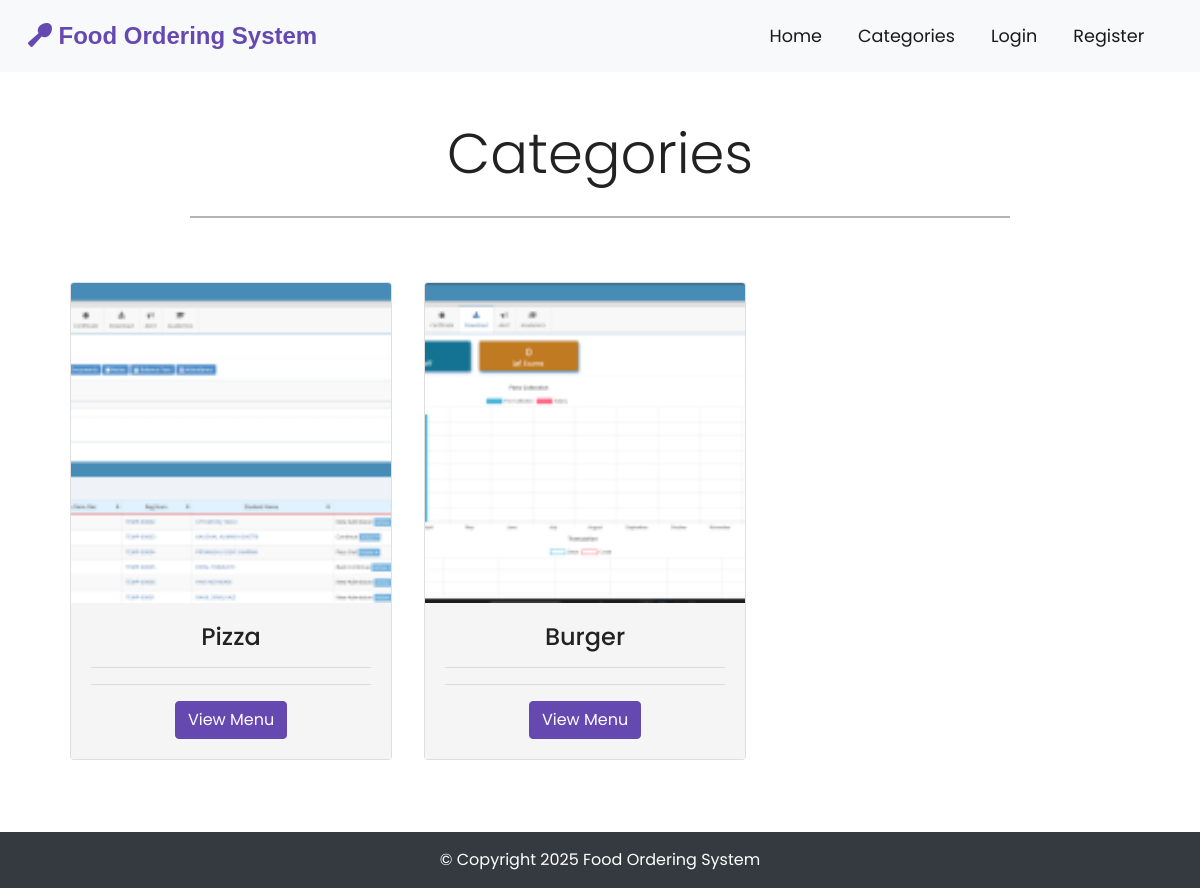
The app's page /index.php/category with its own data.
### tables this page shows
CREATE TABLE `categories` (
  `c_id` int(11) NOT NULL,
  `c_name` varchar(255) NOT NULL,
  `img` text DEFAULT NULL
);

### application/controllers/Category.php (called while the page is built, shortened)
<?php
class Category extends CI_Controller {
	public function index()
	{
		$this->load->model('Cat_model');
		$categories= $this->Cat_model->getCatInfo();
		$data['categories'] = $categories;
		$this->load->view('front/partials/header');
		$this->load->view('front/categories',$data);
		$this->load->view('front/partials/footer');
	}
}

### index.php (called while the page is built, shortened)
<?php
require_once BASEPATH.'core/CodeIgniter.php';

### application/models/Cat_model.php (called while the page is built, shortened)
<?php
class Cat_model extends CI_Model {
    public function getCatInfo() {
        $this->db->select('*');
        $this->db->from('categories');
        $result = $this->db->get()->result_array();
        return $result;
    }
}

### application/views/front/categories.php (the view, shortened to what this page needs)
<div class="container-fluid padding">
    <div class="row welcome text-center welcome">
        <div class="col-12">
            <h1 class="display-4">Categories</h1>
        </div>
        <hr>
    </div>
</div>
<div class="container text-center padding dish-card">
    <div class="row container">
        <?php if(!empty($categories)) { ?>
        <?php foreach($categories as $category) { ?>
        <div class="col-md-6 col-lg-4 d-flex align-items-stretch">
            <div class="card mb-4 shadow-sm">
                <?php $image = $category['img'];?>
                <img class="card-img-top" src="<?php echo base_url().'public/uploads/category/thumb/'.$image; ?>">
                <div class="card-body">
                    <h4 class="card-title"><?php echo $category['c_name']; ?></h4>
                    <hr>
                    <hr>
                    <a href="<?php echo base_url().'dish/list/'.$category['c_id']; ?>" class="btn btn-primary">View
                        Menu</a>
                </div>
            </div>
        </div>
        <?php } ?>
        <?php } else { ?>
        <h1>No records found</h1>
        <?php } ?>
    </div>
</div>

### assets/css/style.css (style rules this page uses)
html, body { height: 100%; width: 100%; font-family: "Poppins", sans-serif; color: #222; }
.btn-primary { background-color: #6648b1; border: 1px solid #6648b1; }
.padding { padding-left: 1.5rem; padding-right: 1.5rem; padding-bottom: 2rem; }
.welcome { width: 75%; margin: 0 auto; padding-top: 2rem; }
.welcome hr { border-top: 2px solid #b4b4b4; width: 95%; margin-top: 0.3rem; margin-bottom: 1rem; }
.dish-card .card-img-top { width: 100%; height: 40vh; object-fit: cover; }
.dish-card .card-body { background-color: #f5f5f5; }
[class*="col-"] { padding: 1rem; }

### records on screen
categories: img (picture), c_name "Pizza"
categories: img (picture), c_name "Burger"
